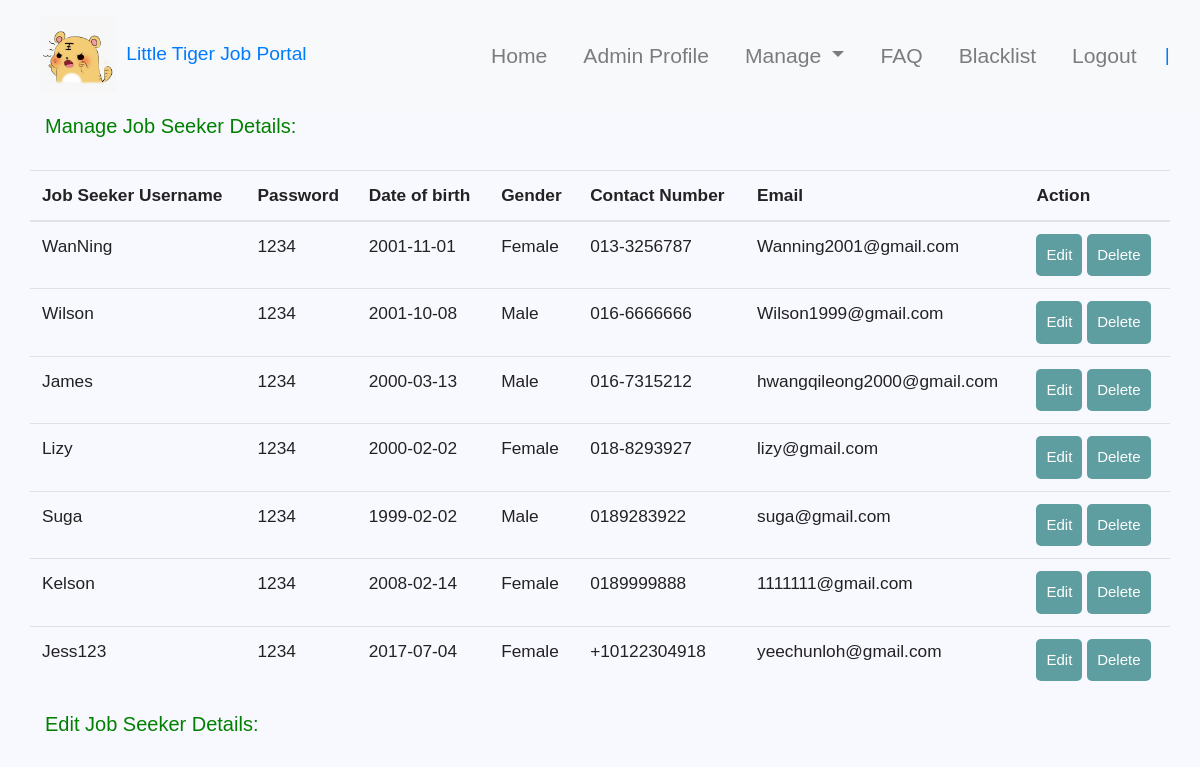
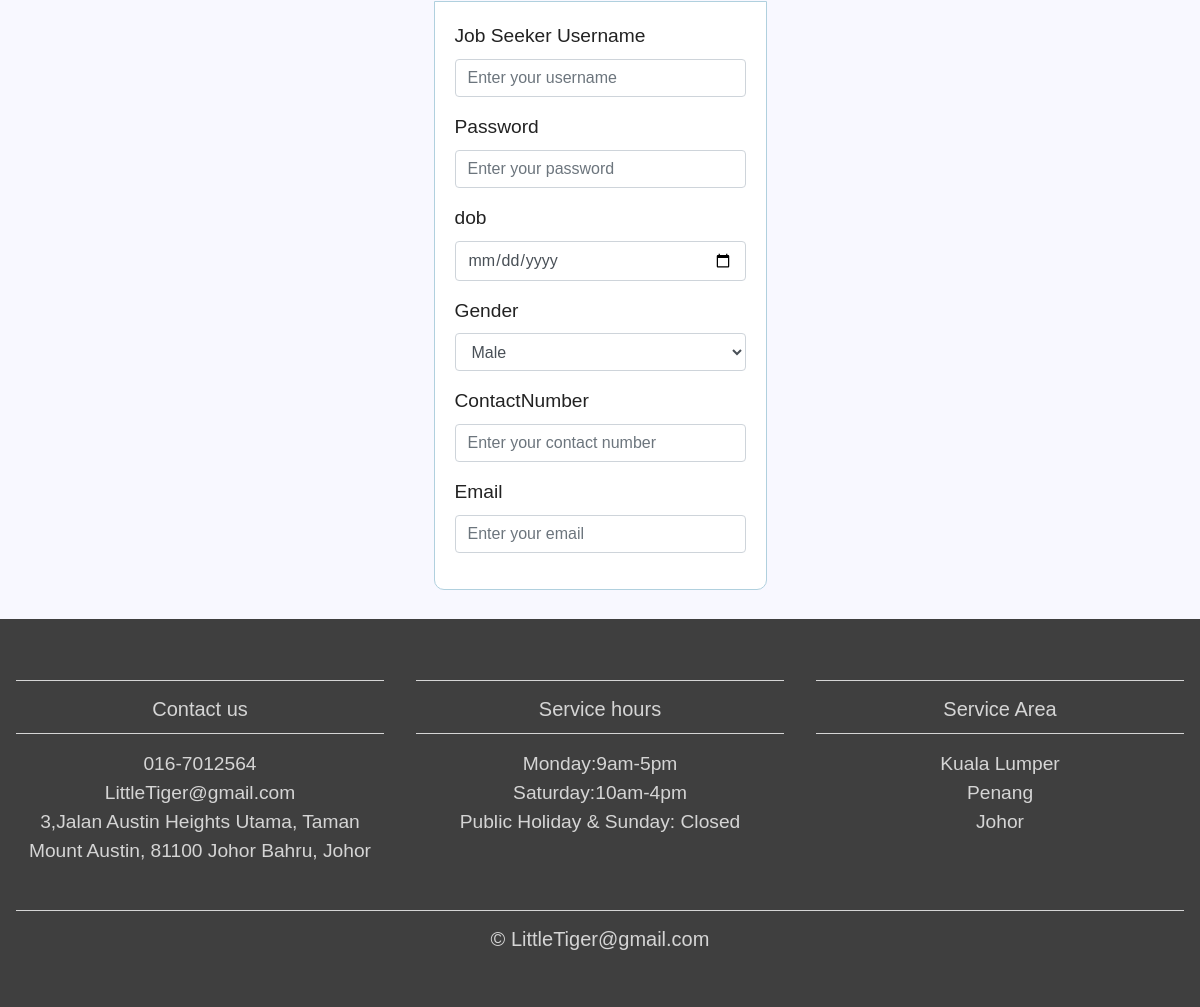
Page /managejobseeker.php on the committed database (2 pictures, top to bottom).
### tables this page shows
CREATE TABLE IF NOT EXISTS `jobseeker` (
  `ID` int(11) NOT NULL AUTO_INCREMENT,
  `Username` varchar(255) NOT NULL,
  `Password` varchar(200) NOT NULL,
  `dob` varchar(25) NOT NULL,
  `Gender` varchar(20) NOT NULL,
  `ContactNumber` varchar(25) NOT NULL,
  `Email` varchar(255) NOT NULL,
  PRIMARY KEY (`ID`)
);

### server.php (called while the page is built, shortened)
<?php
$Username ='';
$Password='';
$dob='';
$Gender ='';
$ContactNumber ='';
$Email ='';
?>

### managejobseeker.php (the view, shortened to what this page needs)
<?php include('server.php') ;
?>
 <!DOCTYPE html>
<html lang="en">
<head>
	<link rel="stylesheet" href="https://maxcdn.bootstrapcdn.com/bootstrap/4.0.0/css/bootstrap.min.css">
	<link href="css/style.css" rel="stylesheet">
</head>
<body>
<nav class="navbar navbar-expand-md navbar-light bg-light sticky-top">
<div class="container-fluid">
	<a class="navbvar-brand" href="#"><img class="logo" src="img/Tiger.jpg">Little Tiger Job Portal</a>
	<div class="collapse navbar-collapse" id="navbarResponsive">
		<ul class="navbar-nav ml-auto">
		<li class="nav-item">
			<a class="nav-link" href="admin.php">Home</a>
        </li>
        <li class="nav-item">
			<a class="nav-link" href="adminprofile.php">Admin Profile</a>
		</li>
        <li class="nav-item dropdown">
        <a class="nav-link dropdown-toggle" href="#" id="navbarDropdown" role="button" data-toggle="dropdown" aria-haspopup="true" aria-expanded="false">
          Manage
        </a>
      </li>
		<li class="nav-item">
			<a class="nav-link" href="adminfaq.php">FAQ</a>
        </li>
        <li class="nav-item">
			<a class="nav-link" href="adminblacklist.php">Blacklist</a>
		</li>
		<li class="nav-item">
			<a class="nav-link" href="index.php">Logout</a>
		</li>
	</ul>
    <a class="navbvar-brand" href="#">| <?php echo $_SESSION['username']; ?></a>
</div>
</div>
</nav>
<?php require_once 'server.php'; ?>
    <div class="container">
    <?php
        $mysqli = new mysqli('localhost', 'root', 'password', 'jobportal') or die(mysqli_error($mysqli));
        $result = $mysqli->query("SELECT * FROM jobseeker") or die($mysqli_error);
        ?>
        <p style="font-size:20px; color:green;">Manage Job Seeker Details:</p><br>
        <div class="row justify-content-center">
            <table class="table">
                <thead>
                    <tr>
                        <th>Job Seeker Username</th>
                        <th>Password</th>
                        <th>Date of birth</th>
                        <th>Gender</th>
                        <th>Contact Number</th>
                        <th>Email</th>
                        <th colspan="6">Action</th>
                </thead>
        <?php
            while ($row = $result->fetch_assoc()): ?>
                <tr>
                    <td><?php echo $row['Username']; ?></td>
                    <td><?php echo $row['Password']; ?></td>
                    <td><?php echo $row['dob']; ?></td>
                    <td><?php echo $row['Gender']; ?></td>
                    <td><?php echo $row['ContactNumber']; ?></td>
                    <td><?php echo $row['Email']; ?></td>
                    <td>
                        <a href="managejobseeker.php?editjobseeker=<?php echo $row['ID']; ?>"
                            class="btn btn-info">Edit</a>
                            <a href="managejobseeker.php?deletejobseeker=<?php echo $row['ID']; ?>"
                            class="btn btn-danger">Delete</a>
                    </td>
                </tr>
            <?php endwhile; ?>
            </table>
        </div>
    <p style="font-size:20px; color:green;">Edit Job Seeker Details:</p><br>
    <div>
    <form action="managejobseeker.php" method="POST">
        <div class="form-group">
        <label>Job Seeker Username</label>
        <input type="text" name="Username" value="<?php echo $Username;?>" class="form-control" placeholder="Enter your username">
        </div>
        <div class="form-group">
        <label>Password</label>
        <input type="text" name="Password" value="<?php echo $Password;?>" class="form-control" placeholder="Enter your password">
        </div>
        <div class="form-group">
        <label>dob</label>
        <input type="date" name="dob" value="<?php echo $dob;?>" class="form-control">
        </div>
        <div class="form-group">
        <label>Gender</label>
        <select name="Gender" value="<?php echo $Gender;?>" class="form-control">
            	<option>Male</option>
        				</select>
        </div>
        <div class="form-group">
        <label>ContactNumber</label>
        <input type="text" name="ContactNumber" value="<?php echo $ContactNumber;?>" class="form-control" placeholder="Enter your contact number">
        </div>
        <div class="form-group">
        <label>Email</label>
        <input type="text" name="Email" value="<?php echo $Email;?>" class="form-control" placeholder="Enter your email">
        </div>
</div>
</div>
</body>
</html>
<footer>
<div class="container-fluid padding">
<div class="row text-center">
	<div class="col-md-4">
		<hr class="light">
		<h5>Contact us</h5>
		<hr class="light">
		<p>016-7012564</p>
		<p>LittleTiger@gmail.com</p>
		<p>3,Jalan Austin Heights Utama,
		Taman Mount Austin, 81100 Johor Bahru, Johor</p>
	</div>
	    <div class="col-md-4">
		<hr class="light">
		<h5>Service hours</h5>
		<hr class="light">
		<p>Monday:9am-5pm</p>
		<p>Saturday:10am-4pm</p>
		<p>Public Holiday & Sunday: Closed</p>
	</div>
	<div class="col-md-4">
		<hr class="light">
		<h5>Service Area</h5>
		<hr class="light">
		<p>Kuala Lumper</p>
		<p>Penang</p>
		<p>Johor</p>
	</div>
	<div class="col-12">
		<hr class="light-100">
		<h5>&COPY; LittleTiger@gmail.com</h5>
	</div>
	</div>
</div>
</footer>
</body>
</html>

### css/style.css (style rules this page uses)
.logo { height: 80px; padding: 2px 10px; }
html, body { height: 100%; width: 100%; font-family: 'Poppins',sans-serif; color:#222; }
.navbar { padding: .8em; }
.navbar-nav li { padding-right: 20px; }
.nav-link { font-size: 1.1em !important; }
.padding { padding-bottom: 2rem; }
footer { background-color: #3f3f3f; color: #d5d5d5; padding-top: 2rem; }
hr.light { border-top: 1px solid #d5d5d5; width: 100%; margin-top: .8rem; margin-bottom: 1rem; }
hr.light-100 { border-top: 1px solid #d5d5d5; width: 100%; margin-top: .8rem; margin-bottom: 1rem; }
[class*="col-"] { padding: 1rem; }
* { margin: 0px; padding: 0px; }
body { font-size: 120%; background: #F8F8FF; }
form, .content { width: 30%; margin: 0px auto; padding: 20px; border: 1px solid #b0d0de; background: white; border-radius: 0px 0px 10px 10px; }
.btn { padding: 10px; font-size: 15px; color: white; background: #5F9EA0; border: none; border-radius: 5px; }
.table { font-size: 90%; }
body { font-family: arial; }
p { margin: 0; padding: 0; }

### rows in the picture
jobseeker: Username "WanNing", Password "1234", dob "2001-11-01", Gender "Female", ContactNumber "013-3256787", Email "Wanning2001@gmail.com"
jobseeker: Username "Wilson", Password "1234", dob "2001-10-08", Gender "Male", ContactNumber "016-6666666", Email "Wilson1999@gmail.com"
jobseeker: Username "James", Password "1234", dob "2000-03-13", Gender "Male", ContactNumber "016-7315212", Email "hwangqileong2000@gmail.com"
jobseeker: Username "Lizy", Password "1234", dob "2000-02-02", Gender "Female", ContactNumber "018-8293927", Email "lizy@gmail.com"
jobseeker: Username "Suga", Password "1234", dob "1999-02-02", Gender "Male", ContactNumber "0189283922", Email "suga@gmail.com"
jobseeker: Username "Kelson", Password "1234", dob "2008-02-14", Gender "Female", ContactNumber "0189999888", Email "1111111@gmail.com"
jobseeker: Username "Jess123", Password "1234", dob "2017-07-04", Gender "Female", ContactNumber "+10122304918", Email "yeechunloh@gmail.com"
